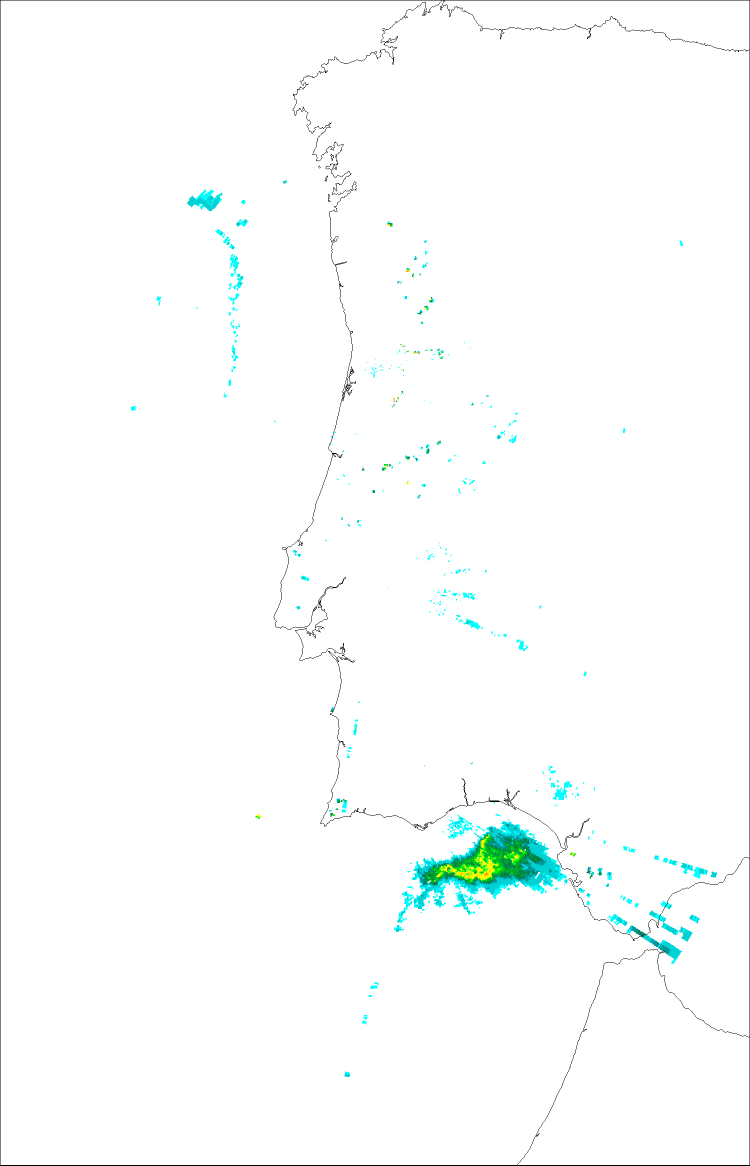
#> input picture IPMA_images/2023-03-29/2023-03-28_2335.png, 1500 x 2331 px (shown at 1/2 size)
$ jupyter execute --allow-errors Images_test.ipynb
#> lines starting #> are read from the running program, lines starting #| are printed output that depends on the picture
[cell 1]
import requests
from datetime import datetime, timedelta
import os
import matplotlib.pyplot as plt
from io import BytesIO

start_time = datetime(2023, 3, 29, 1, 5)
end_time = start_time - timedelta(hours=2)
min_inter = 10

folder_name = start_time.strftime('%Y-%m-%d')

if not os.path.exists(folder_name):
    os.makedirs(folder_name)

#> (the rest of this cell did not finish here and is left out)

[cell 2]
# Código de auxilição para o corte das regiões para a análise
from PIL import Image, ImageDraw
import matplotlib.pyplot as plt

# Coordenadas da imagem
lat1, long1 = 43.95, -12.453377201650959
lat2, long2 = 34, -4.348615353313684

# Carrega a imagem
img = Image.open("2023-03-29/2023-03-28_2335.png")
#> img is the input picture: PIL image 1500x2331 RGBA; mean R, G, B, A 208.6, 155, 95.5, 4.4
dist = 200

# Coordenadas do ponto de corte
#lat_corte, long_corte = 41.87137319097221, -8.873543416570248
lat_corte, long_corte = 37.16925866835189, -7.40364787889199

# Calcula as coordenadas do canto superior esquerdo do corte
x = int(img.width * (long_corte - long1) / (long2 - long1) - (dist/2))
#> x = 834
y = int(img.height * (lat_corte - lat1) / (lat2 - lat1) - (dist/2))
#> y = 1488

# Desenha um ponto vermelho no centro da imagem
draw = ImageDraw.Draw(img)
draw.ellipse((x+(dist/2), y+(dist/2), x+((dist/2)+2), y+((dist/2)+2)), fill='red')

# Faz o corte de 100x100 pixels
corte = img.crop((x, y, x+dist, y+dist))
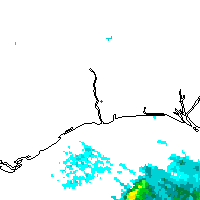
#> corte: PIL image 200x200 RGBA; mean R, G, B, A 189.9, 157.6, 102.2, 27.3; transparent parts drawn white

# Mostra a imagem cortada
plt.imshow(corte)
plt.show()

[cell 3]
from PIL import Image

# Carrega a imagem do IPMA
img = Image.open("2023-03-29/2023-03-28_2335.png")

# Define as coordenadas da região de Viana do Castelo (x1, y1, x2, y2) (1500x2331)
box = (600, 475, 750, 575) # esses valores foram escolhidos por testes

# Corta a imagem na região definida pelas coordenadas
region = img.crop(box)
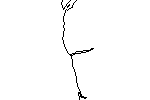
#> region: PIL image 150x100 RGBA; mean R, G, B, A 209.3, 153, 93.8, 3.3; transparent parts drawn white

# Mostra a imagem cortada
plt.imshow(region)
plt.show()

$ run again, with IPMA_images/2023-03-29/2023-03-28_2345.png copied over IPMA_images/2023-03-29/2023-03-28_2335.png
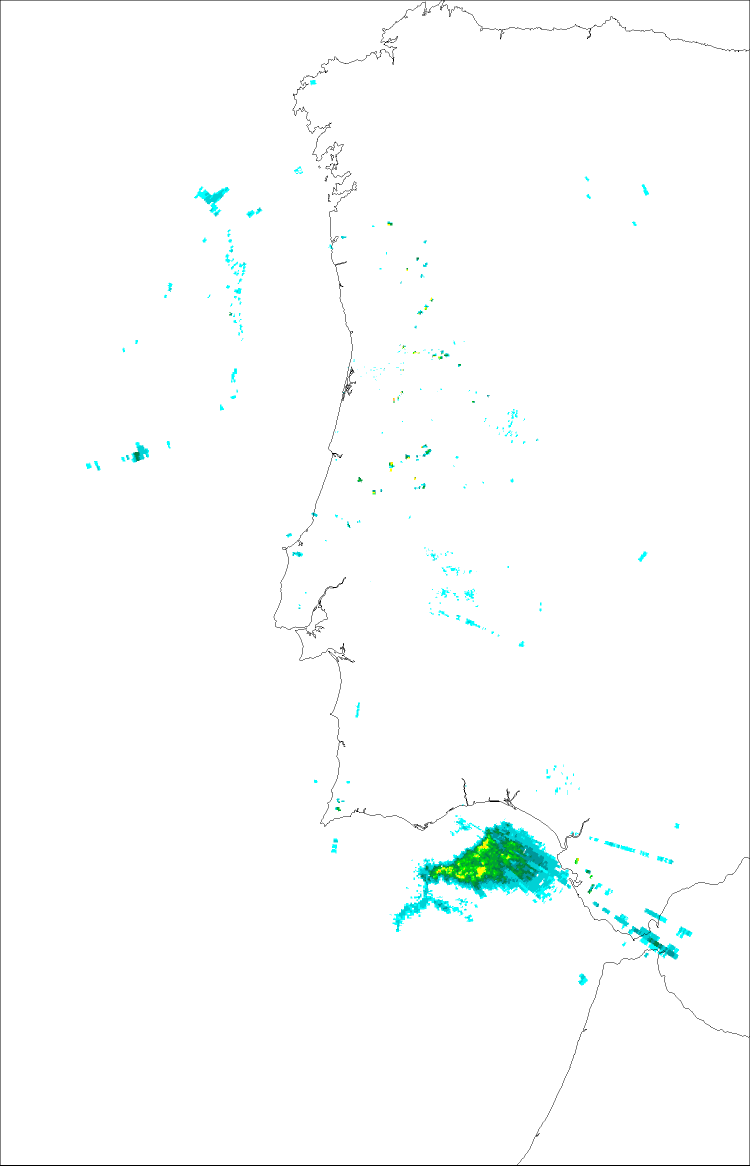
#> input picture IPMA_images/2023-03-29/2023-03-28_2345.png, 1500 x 2331 px (shown at 1/2 size)
#> img is the input picture: PIL image 1500x2331 RGBA; mean R, G, B, A 208.4, 155, 95.6, 4.4
#> `corte = img.crop((x, y, x+dist, y+dist))`:
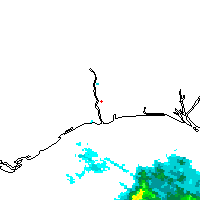
#> corte: PIL image 200x200 RGBA; mean R, G, B, A 192, 155.9, 99.3, 24.7; transparent parts drawn white
